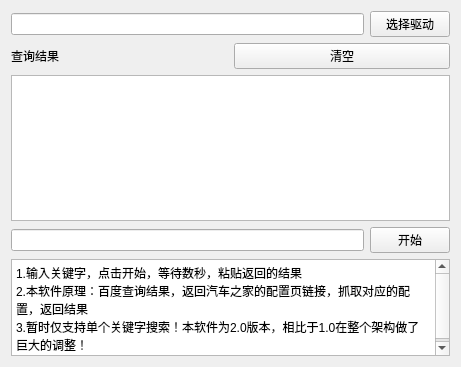
<?xml version="1.0" encoding="UTF-8"?>
<ui version="4.0">
 <class>Form</class>
 <widget class="QWidget" name="Form">
  <property name="geometry">
   <rect>
    <x>0</x>
    <y>0</y>
    <width>461</width>
    <height>367</height>
   </rect>
  </property>
  <property name="windowTitle">
   <string>爬取数据软件</string>
  </property>
  <layout class="QVBoxLayout" name="verticalLayout" stretch="1,1,3,1,2">
   <item>
    <layout class="QHBoxLayout" name="horizontalLayout_3">
     <item>
      <widget class="QLineEdit" name="driver_edit"/>
     </item>
     <item>
      <widget class="QPushButton" name="driver">
       <property name="text">
        <string>选择驱动</string>
       </property>
      </widget>
     </item>
    </layout>
   </item>
   <item>
    <layout class="QHBoxLayout" name="horizontalLayout">
     <item>
      <widget class="QLabel" name="label">
       <property name="text">
        <string>查询结果</string>
       </property>
      </widget>
     </item>
     <item>
      <widget class="QPushButton" name="clear">
       <property name="text">
        <string>清空</string>
       </property>
      </widget>
     </item>
    </layout>
   </item>
   <item>
    <widget class="QTextBrowser" name="result">
     <property name="sizePolicy">
      <sizepolicy hsizetype="Expanding" vsizetype="Ignored">
       <horstretch>0</horstretch>
       <verstretch>0</verstretch>
      </sizepolicy>
     </property>
    </widget>
   </item>
   <item>
    <layout class="QHBoxLayout" name="horizontalLayout_2">
     <item>
      <widget class="QLineEdit" name="keyword"/>
     </item>
     <item>
      <widget class="QPushButton" name="start">
       <property name="text">
        <string>开始</string>
       </property>
      </widget>
     </item>
    </layout>
   </item>
   <item>
    <widget class="QTextBrowser" name="textBrowser">
     <property name="sizePolicy">
      <sizepolicy hsizetype="Expanding" vsizetype="Maximum">
       <horstretch>0</horstretch>
       <verstretch>0</verstretch>
      </sizepolicy>
     </property>
     <property name="html">
      <string>&lt;!DOCTYPE HTML PUBLIC &quot;-//W3C//DTD HTML 4.0//EN&quot; &quot;http://www.w3.org/TR/REC-html40/strict.dtd&quot;&gt;
&lt;html&gt;&lt;head&gt;&lt;meta name=&quot;qrichtext&quot; content=&quot;1&quot; /&gt;&lt;style type=&quot;text/css&quot;&gt;
p, li { white-space: pre-wrap; }
&lt;/style&gt;&lt;/head&gt;&lt;body style=&quot; font-family:'SimSun'; font-size:9pt; font-weight:400; font-style:normal;&quot;&gt;
&lt;p style=&quot; margin-top:0px; margin-bottom:0px; margin-left:0px; margin-right:0px; -qt-block-indent:0; text-indent:0px;&quot;&gt;1.输入关键字，点击开始，等待数秒，粘贴返回的结果&lt;/p&gt;
&lt;p style=&quot; margin-top:0px; margin-bottom:0px; margin-left:0px; margin-right:0px; -qt-block-indent:0; text-indent:0px;&quot;&gt;2.本软件原理：百度查询结果，返回汽车之家的配置页链接，抓取对应的配置，返回结果&lt;/p&gt;
&lt;p style=&quot; margin-top:0px; margin-bottom:0px; margin-left:0px; margin-right:0px; -qt-block-indent:0; text-indent:0px;&quot;&gt;3.暂时仅支持单个关键字搜索！本软件为2.0版本，相比于1.0在整个架构做了巨大的调整！&lt;/p&gt;&lt;/body&gt;&lt;/html&gt;</string>
     </property>
    </widget>
   </item>
  </layout>
 </widget>
 <resources/>
 <connections/>
</ui>
